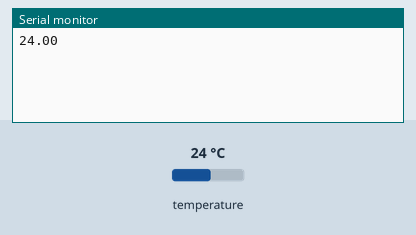
Recording of a sketch running on a simulated ESP32. On the bench: the last lines printed to the serial monitor. Inputs (shaded band) come from the test bench; at power-on: temperature 24 °C.

Above: at 1.3 s.
1.4 s: temperature set to 12 °C
At 3.6 s:
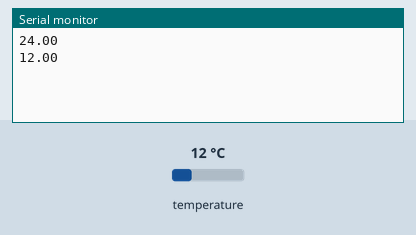
3.9 s: temperature set to 19 °C
At 5.2 s:
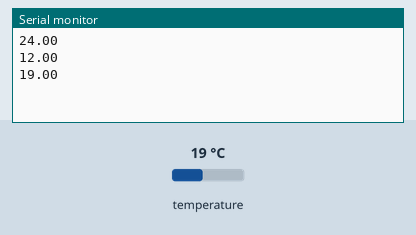
Timing chart, 0 to 6.9 s (numbered marks = the images above; inputs shaded):
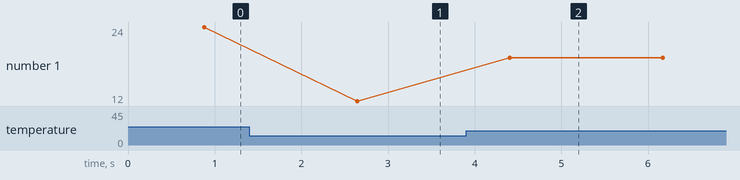

Measured:
- after the input at 1.4 s, the serial monitor: prints a new line after 1.2 s (image 1)
- after the input at 3.9 s, the serial monitor: prints a new line after 0.51 s (image 2)
- plotted number 1: 24 → 12 after the input at 1.4 s, 12 → 19 after the input at 3.9 s

The sketch:

project_x_tmp_sensor.ino
```cpp
#include <OneWire.h>
#include <DallasTemperature.h>

// Data wire is plugged into port 15 on the ESP32
#define ONE_WIRE_BUS 4

// Setup a oneWire instance to communicate with any OneWire devices (not just Maxim/Dallas temperature ICs)
OneWire oneWire(ONE_WIRE_BUS);

// Pass our oneWire reference to Dallas Temperature.
DallasTemperature sensors(&oneWire);

uint8_t sensor1[8] = { 0x28, 0xCD, 0x0D, 0x75, 0xD0, 0x01, 0x3C, 0xCE};

float tempSensor1;

void setup() {
  Serial.begin(115200);
  delay(100);

  sensors.begin();

  }


void loop() {
  sensors.requestTemperatures();
  tempSensor1 = sensors.getTempC(sensor1); // Gets the values of the temperature
  Serial.println(tempSensor1);
  delay(1000);

}
```
